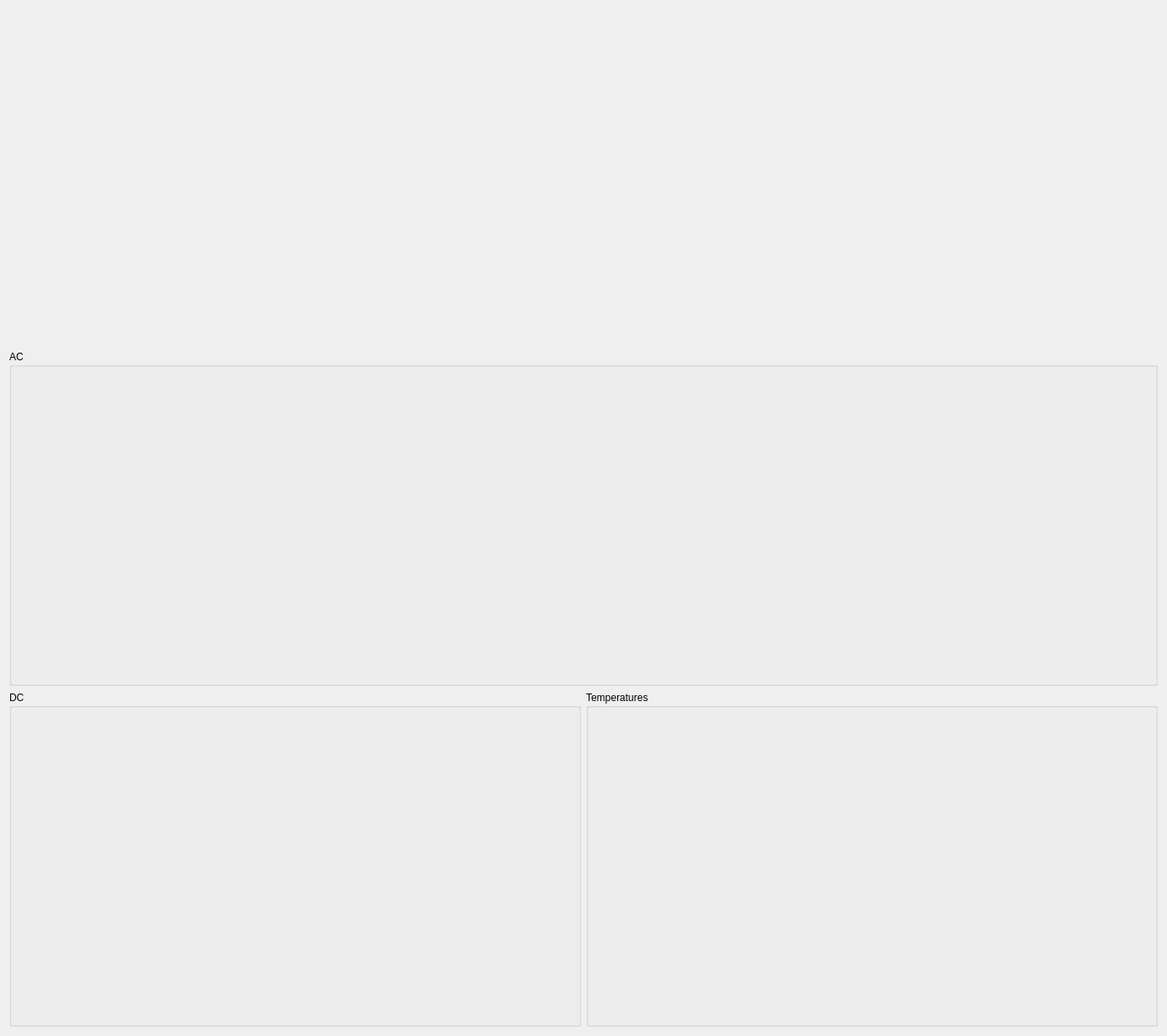
<?xml version="1.0" encoding="UTF-8"?>
<ui version="4.0">
 <class>Form</class>
 <widget class="QWidget" name="Form">
  <property name="geometry">
   <rect>
    <x>0</x>
    <y>0</y>
    <width>1380</width>
    <height>1225</height>
   </rect>
  </property>
  <property name="windowTitle">
   <string>Form</string>
  </property>
  <property name="can_file" stdset="0">
   <string>hydra.sym</string>
  </property>
  <layout class="QGridLayout" name="gridLayout">
   <item row="3" column="1">
    <widget class="QGroupBox" name="groupBox_2">
     <property name="title">
      <string>Temperatures</string>
     </property>
     <layout class="QGridLayout" name="gridLayout_3">
      <item row="1" column="1">
       <layout class="QVBoxLayout" name="verticalLayout_12">
        <item>
         <widget class="Scale" name="scale_10">
          <property name="frame" stdset="0">
           <string>StatusTemps</string>
          </property>
          <property name="signal" stdset="0">
           <string>TempInlet_measured</string>
          </property>
         </widget>
        </item>
        <item>
         <widget class="Epc" name="epc_8">
          <property name="frame" stdset="0">
           <string>StatusTemps</string>
          </property>
          <property name="signal" stdset="0">
           <string>TempInlet_measured</string>
          </property>
          <property name="label_visible" stdset="0">
           <bool>false</bool>
          </property>
         </widget>
        </item>
       </layout>
      </item>
      <item row="1" column="0">
       <layout class="QVBoxLayout" name="verticalLayout_11">
        <item>
         <widget class="Scale" name="scale_9">
          <property name="frame" stdset="0">
           <string>StatusTemps</string>
          </property>
          <property name="signal" stdset="0">
           <string>TempInternal_measured</string>
          </property>
         </widget>
        </item>
        <item>
         <widget class="Epc" name="epc_7">
          <property name="frame" stdset="0">
           <string>StatusTemps</string>
          </property>
          <property name="signal" stdset="0">
           <string>TempInternal_measured</string>
          </property>
          <property name="label_visible" stdset="0">
           <bool>false</bool>
          </property>
         </widget>
        </item>
       </layout>
      </item>
      <item row="0" column="0">
       <layout class="QVBoxLayout" name="verticalLayout_8">
        <item>
         <widget class="Scale" name="scale_6">
          <property name="frame" stdset="0">
           <string>StatusDeviceTemps</string>
          </property>
          <property name="signal" stdset="0">
           <string>TempDeviceBrdgA_measured</string>
          </property>
         </widget>
        </item>
        <item>
         <widget class="Epc" name="epc_4">
          <property name="frame" stdset="0">
           <string>StatusDeviceTemps</string>
          </property>
          <property name="signal" stdset="0">
           <string>TempDeviceBrdgA_measured</string>
          </property>
          <property name="label_visible" stdset="0">
           <bool>false</bool>
          </property>
         </widget>
        </item>
       </layout>
      </item>
      <item row="0" column="1">
       <layout class="QVBoxLayout" name="verticalLayout_9">
        <item>
         <widget class="Scale" name="scale_7">
          <property name="frame" stdset="0">
           <string>StatusDeviceTemps</string>
          </property>
          <property name="signal" stdset="0">
           <string>TempDeviceBrdgB_measured</string>
          </property>
         </widget>
        </item>
        <item>
         <widget class="Epc" name="epc_5">
          <property name="frame" stdset="0">
           <string>StatusDeviceTemps</string>
          </property>
          <property name="signal" stdset="0">
           <string>TempDeviceBrdgB_measured</string>
          </property>
          <property name="label_visible" stdset="0">
           <bool>false</bool>
          </property>
         </widget>
        </item>
       </layout>
      </item>
     </layout>
    </widget>
   </item>
   <item row="3" column="0">
    <widget class="QGroupBox" name="groupBox_5">
     <property name="sizePolicy">
      <sizepolicy hsizetype="Preferred" vsizetype="Preferred">
       <horstretch>0</horstretch>
       <verstretch>0</verstretch>
      </sizepolicy>
     </property>
     <property name="title">
      <string>DC</string>
     </property>
     <layout class="QVBoxLayout" name="verticalLayout">
      <item>
       <widget class="Led" name="led_44">
        <property name="frame" stdset="0">
         <string>StatusBits</string>
        </property>
        <property name="signal" stdset="0">
         <string>PowerAvailDC_status</string>
        </property>
        <property name="label_override" stdset="0">
         <string/>
        </property>
        <property name="label_visible" stdset="0">
         <bool>true</bool>
        </property>
       </widget>
      </item>
      <item>
       <layout class="QVBoxLayout" name="verticalLayout_6">
        <item>
         <widget class="Scale" name="scale_8">
          <property name="frame" stdset="0">
           <string>StatusDCParameters</string>
          </property>
          <property name="signal" stdset="0">
           <string>VoltageDCBus</string>
          </property>
         </widget>
        </item>
        <item>
         <widget class="Epc" name="epc_2">
          <property name="frame" stdset="0">
           <string>StatusDCParameters</string>
          </property>
          <property name="signal" stdset="0">
           <string>VoltageDCBus</string>
          </property>
          <property name="label_visible" stdset="0">
           <bool>false</bool>
          </property>
         </widget>
        </item>
       </layout>
      </item>
      <item>
       <layout class="QVBoxLayout" name="verticalLayout_5">
        <item>
         <widget class="Scale" name="scale_5">
          <property name="frame" stdset="0">
           <string>StatusDCParameters</string>
          </property>
          <property name="signal" stdset="0">
           <string>CurrentDC_measured</string>
          </property>
         </widget>
        </item>
        <item>
         <widget class="Epc" name="epc">
          <property name="frame" stdset="0">
           <string>StatusDCParameters</string>
          </property>
          <property name="signal" stdset="0">
           <string>CurrentDC_measured</string>
          </property>
          <property name="label_visible" stdset="0">
           <bool>false</bool>
          </property>
         </widget>
        </item>
       </layout>
      </item>
     </layout>
    </widget>
   </item>
   <item row="2" column="0" colspan="2">
    <widget class="QGroupBox" name="groupBox_4">
     <property name="title">
      <string>AC</string>
     </property>
     <layout class="QGridLayout" name="gridLayout_2">
      <item row="3" column="0">
       <widget class="CompoundScale" name="compoundscale_3">
        <property name="command_frame" stdset="0">
         <string>CommandVF</string>
        </property>
        <property name="command_signal" stdset="0">
         <string>Voltage_command</string>
        </property>
        <property name="echo_frame" stdset="0">
         <string>StatusCommandVF</string>
        </property>
        <property name="echo_signal" stdset="0">
         <string>Voltage_echo</string>
        </property>
        <property name="status_frame" stdset="0">
         <string>StatusACParameters</string>
        </property>
        <property name="status_signal" stdset="0">
         <string>VoltageAC_measured</string>
        </property>
        <property name="status_override_range" stdset="0">
         <bool>true</bool>
        </property>
        <property name="status_minimum" stdset="0">
         <double>165.000000000000000</double>
        </property>
        <property name="status_maximum" stdset="0">
         <double>250.000000000000000</double>
        </property>
       </widget>
      </item>
      <item row="3" column="1">
       <widget class="CompoundScale" name="compoundscale_4">
        <property name="command_frame" stdset="0">
         <string>CommandVF</string>
        </property>
        <property name="command_signal" stdset="0">
         <string>Frequency_command</string>
        </property>
        <property name="echo_frame" stdset="0">
         <string>StatusCommandVF</string>
        </property>
        <property name="echo_signal" stdset="0">
         <string>Frequency_echo</string>
        </property>
        <property name="status_frame" stdset="0">
         <string>StatusACParameters</string>
        </property>
        <property name="status_signal" stdset="0">
         <string>Frequency_measured</string>
        </property>
       </widget>
      </item>
      <item row="0" column="0">
       <widget class="Led" name="led_47">
        <property name="frame" stdset="0">
         <string>StatusBits</string>
        </property>
        <property name="signal" stdset="0">
         <string>LineVoltageDetected_status</string>
        </property>
        <property name="label_override" stdset="0">
         <string/>
        </property>
        <property name="label_visible" stdset="0">
         <bool>true</bool>
        </property>
       </widget>
      </item>
      <item row="2" column="1">
       <widget class="CompoundScale" name="compoundscale_2">
        <property name="command_frame" stdset="0">
         <string>CommandPower</string>
        </property>
        <property name="command_signal" stdset="0">
         <string>ReactivePower_command</string>
        </property>
        <property name="echo_frame" stdset="0">
         <string>StatusCommandedPower</string>
        </property>
        <property name="echo_signal" stdset="0">
         <string>ReactivePower_echo</string>
        </property>
        <property name="status_frame" stdset="0">
         <string>StatusMeasuredPower</string>
        </property>
        <property name="status_signal" stdset="0">
         <string>ReactivePower_measured</string>
        </property>
       </widget>
      </item>
      <item row="2" column="0">
       <widget class="CompoundScale" name="compoundscale">
        <property name="command_frame" stdset="0">
         <string>CommandPower</string>
        </property>
        <property name="command_signal" stdset="0">
         <string>RealPower_command</string>
        </property>
        <property name="echo_frame" stdset="0">
         <string>StatusCommandedPower</string>
        </property>
        <property name="echo_signal" stdset="0">
         <string>RealPower_echo</string>
        </property>
        <property name="status_frame" stdset="0">
         <string>StatusMeasuredPower</string>
        </property>
        <property name="status_signal" stdset="0">
         <string>RealPower_measured</string>
        </property>
       </widget>
      </item>
      <item row="0" column="1">
       <widget class="Led" name="led_43">
        <property name="frame" stdset="0">
         <string>StatusBits</string>
        </property>
        <property name="signal" stdset="0">
         <string>PowerAvailAC_status</string>
        </property>
        <property name="label_override" stdset="0">
         <string/>
        </property>
        <property name="label_visible" stdset="0">
         <bool>true</bool>
        </property>
       </widget>
      </item>
     </layout>
    </widget>
   </item>
   <item row="1" column="0" colspan="2">
    <layout class="QGridLayout" name="gridLayout_5">
     <item row="0" column="0" rowspan="2">
      <widget class="CompoundToggle" name="compoundtoggle_5">
       <property name="box_title" stdset="0">
        <string>Enable</string>
       </property>
       <property name="command_frame" stdset="0">
        <string>CommandModeControl</string>
       </property>
       <property name="command_signal" stdset="0">
        <string>Enable_command</string>
       </property>
       <property name="status_frame" stdset="0">
        <string>StatusBits</string>
       </property>
       <property name="status_signal" stdset="0">
        <string>Enable_echo</string>
       </property>
       <property name="status_off_on_color" stdset="0">
        <color>
         <red>192</red>
         <green>32</green>
         <blue>32</blue>
        </color>
       </property>
      </widget>
     </item>
     <item row="0" column="5" rowspan="2">
      <widget class="CompoundToggle" name="compoundtoggle_6">
       <property name="box_title" stdset="0">
        <string>Phase Mode</string>
       </property>
       <property name="command_frame" stdset="0">
        <string>CommandModeControl</string>
       </property>
       <property name="command_signal" stdset="0">
        <string>EnableSplitPhase_command</string>
       </property>
       <property name="status_frame" stdset="0">
        <string>StatusBits</string>
       </property>
       <property name="status_signal" stdset="0">
        <string>EnableSplitPhase_echo</string>
       </property>
      </widget>
     </item>
     <item row="1" column="1">
      <widget class="Led" name="led_26">
       <property name="sizePolicy">
        <sizepolicy hsizetype="Fixed" vsizetype="Fixed">
         <horstretch>0</horstretch>
         <verstretch>0</verstretch>
        </sizepolicy>
       </property>
       <property name="frame" stdset="0">
        <string>StatusFaults</string>
       </property>
       <property name="signal" stdset="0">
        <string>GeneralFault_status</string>
       </property>
       <property name="label_visible" stdset="0">
        <bool>false</bool>
       </property>
       <property name="automatic_off_color" stdset="0">
        <bool>false</bool>
       </property>
       <property name="on_color" stdset="0">
        <color>
         <red>192</red>
         <green>32</green>
         <blue>32</blue>
        </color>
       </property>
       <property name="manual_off_color" stdset="0">
        <color>
         <red>32</red>
         <green>192</green>
         <blue>32</blue>
        </color>
       </property>
      </widget>
     </item>
     <item row="1" column="2">
      <widget class="Button" name="button_2">
       <property name="frame" stdset="0">
        <string>CommandModeControl</string>
       </property>
       <property name="signal" stdset="0">
        <string>FaultClear_command</string>
       </property>
       <property name="label_visible" stdset="0">
        <bool>false</bool>
       </property>
       <property name="tx" stdset="0">
        <bool>true</bool>
       </property>
      </widget>
     </item>
     <item row="2" column="4" colspan="2">
      <widget class="CompactEpc" name="compactepc_2">
       <property name="sizePolicy">
        <sizepolicy hsizetype="Fixed" vsizetype="Fixed">
         <horstretch>0</horstretch>
         <verstretch>0</verstretch>
        </sizepolicy>
       </property>
       <property name="frame" stdset="0">
        <string>StatusBits</string>
       </property>
       <property name="signal" stdset="0">
        <string>PhaseRotation_status</string>
       </property>
      </widget>
     </item>
     <item row="0" column="1" colspan="2">
      <widget class="Enum" name="enum_7">
       <property name="sizePolicy">
        <sizepolicy hsizetype="Fixed" vsizetype="Fixed">
         <horstretch>0</horstretch>
         <verstretch>0</verstretch>
        </sizepolicy>
       </property>
       <property name="frame" stdset="0">
        <string>StatusBits</string>
       </property>
       <property name="signal" stdset="0">
        <string>State_status</string>
       </property>
      </widget>
     </item>
     <item row="0" column="4" rowspan="2">
      <widget class="CompoundToggle" name="compoundtoggle_4">
       <property name="box_title" stdset="0">
        <string>Phase Rotation</string>
       </property>
       <property name="command_frame" stdset="0">
        <string>CommandModeControl</string>
       </property>
       <property name="command_signal" stdset="0">
        <string>PhaseRotation_command</string>
       </property>
       <property name="status_frame" stdset="0">
        <string>StatusBits</string>
       </property>
       <property name="status_signal" stdset="0">
        <string>PhaseRotation_echo</string>
       </property>
      </widget>
     </item>
     <item row="0" column="3" rowspan="3">
      <layout class="QVBoxLayout" name="verticalLayout_2">
       <item>
        <widget class="Lcd" name="lcd">
         <property name="sizePolicy">
          <sizepolicy hsizetype="Minimum" vsizetype="Preferred">
           <horstretch>0</horstretch>
           <verstretch>0</verstretch>
          </sizepolicy>
         </property>
         <property name="frame" stdset="0">
          <string>StatusACParameters</string>
         </property>
         <property name="signal" stdset="0">
          <string>CurrentAC_measured</string>
         </property>
        </widget>
       </item>
       <item>
        <widget class="Lcd" name="lcd_2">
         <property name="sizePolicy">
          <sizepolicy hsizetype="Minimum" vsizetype="Preferred">
           <horstretch>0</horstretch>
           <verstretch>0</verstretch>
          </sizepolicy>
         </property>
         <property name="frame" stdset="0">
          <string>StatusACParameters</string>
         </property>
         <property name="signal" stdset="0">
          <string>VoltageAC_measured</string>
         </property>
        </widget>
       </item>
       <item>
        <widget class="Lcd" name="lcd_3">
         <property name="sizePolicy">
          <sizepolicy hsizetype="Minimum" vsizetype="Preferred">
           <horstretch>0</horstretch>
           <verstretch>0</verstretch>
          </sizepolicy>
         </property>
         <property name="frame" stdset="0">
          <string>StatusDCParameters</string>
         </property>
         <property name="signal" stdset="0">
          <string>VoltageDCBus</string>
         </property>
        </widget>
       </item>
      </layout>
     </item>
     <item row="2" column="0" rowspan="2" colspan="3">
      <layout class="QVBoxLayout" name="verticalLayout_3">
       <item>
        <widget class="Led" name="led_48">
         <property name="frame" stdset="0">
          <string>StatusBits</string>
         </property>
         <property name="signal" stdset="0">
          <string>PowerCircuitEnabled_status</string>
         </property>
         <property name="label_override" stdset="0">
          <string/>
         </property>
         <property name="label_visible" stdset="0">
          <bool>true</bool>
         </property>
        </widget>
       </item>
       <item>
        <widget class="Led" name="led">
         <property name="frame" stdset="0">
          <string>StatusBits</string>
         </property>
         <property name="signal" stdset="0">
          <string>DI4_status</string>
         </property>
         <property name="label_override" stdset="0">
          <string>Pump Running</string>
         </property>
         <property name="automatic_off_color" stdset="0">
          <bool>false</bool>
         </property>
         <property name="manual_off_color" stdset="0">
          <color>
           <red>192</red>
           <green>32</green>
           <blue>32</blue>
          </color>
         </property>
        </widget>
       </item>
      </layout>
     </item>
    </layout>
   </item>
  </layout>
 </widget>
 <customwidgets>
  <customwidget>
   <class>CompoundScale</class>
   <extends>QWidget</extends>
   <header>epyq.compoundscale</header>
  </customwidget>
  <customwidget>
   <class>CompoundToggle</class>
   <extends>QWidget</extends>
   <header>epyq.compoundtoggle</header>
  </customwidget>
  <customwidget>
   <class>Button</class>
   <extends>QWidget</extends>
   <header>epyq.widgets.button</header>
  </customwidget>
  <customwidget>
   <class>CompactEpc</class>
   <extends>Epc</extends>
   <header>epyq.widgets.compactepc</header>
  </customwidget>
  <customwidget>
   <class>Enum</class>
   <extends>QWidget</extends>
   <header>epyq.widgets.enum</header>
  </customwidget>
  <customwidget>
   <class>Epc</class>
   <extends>QWidget</extends>
   <header>epyq.widgets.epc</header>
  </customwidget>
  <customwidget>
   <class>Lcd</class>
   <extends>QWidget</extends>
   <header>epyq.widgets.lcd</header>
  </customwidget>
  <customwidget>
   <class>Led</class>
   <extends>QWidget</extends>
   <header>epyq.widgets.led</header>
  </customwidget>
  <customwidget>
   <class>Scale</class>
   <extends>QWidget</extends>
   <header>epyq.widgets.scale</header>
  </customwidget>
 </customwidgets>
 <resources/>
 <connections/>
</ui>
